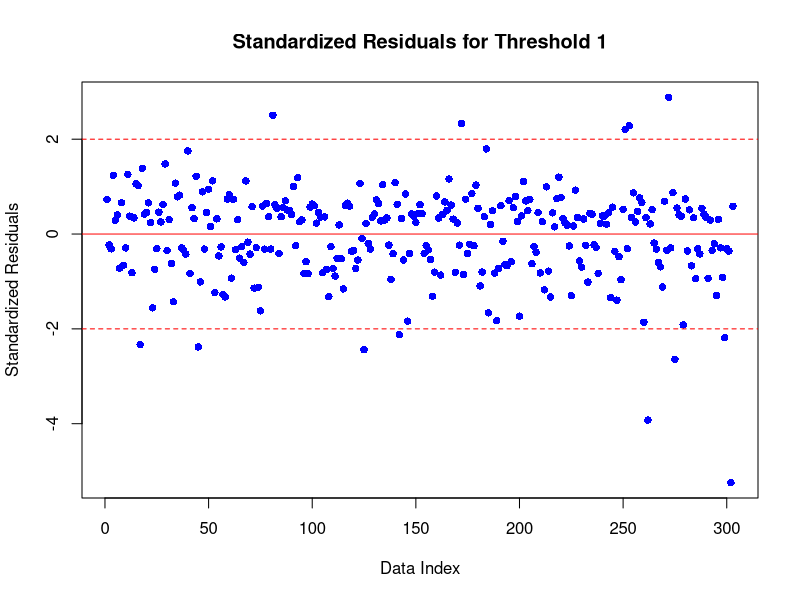
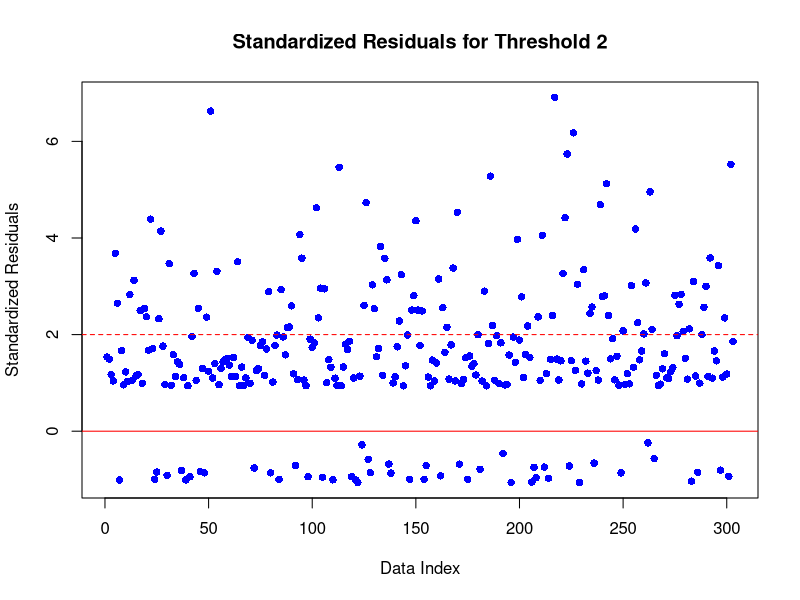
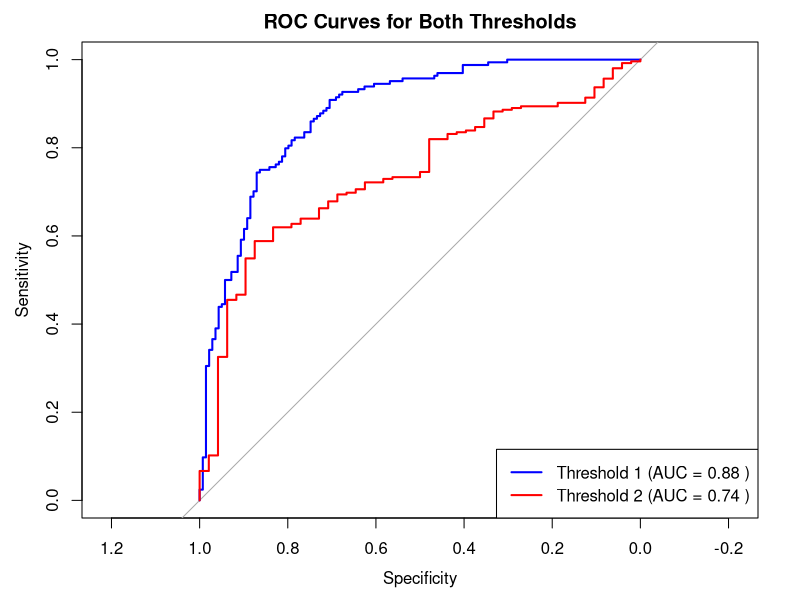
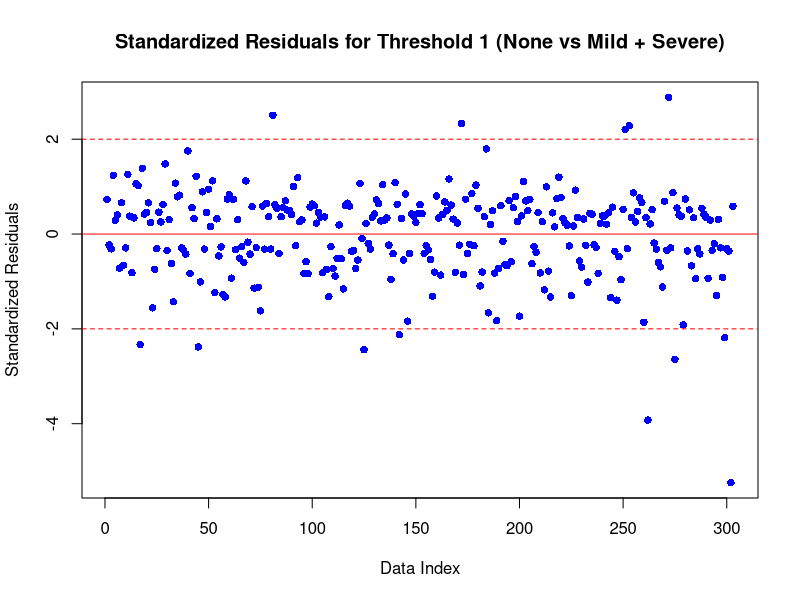
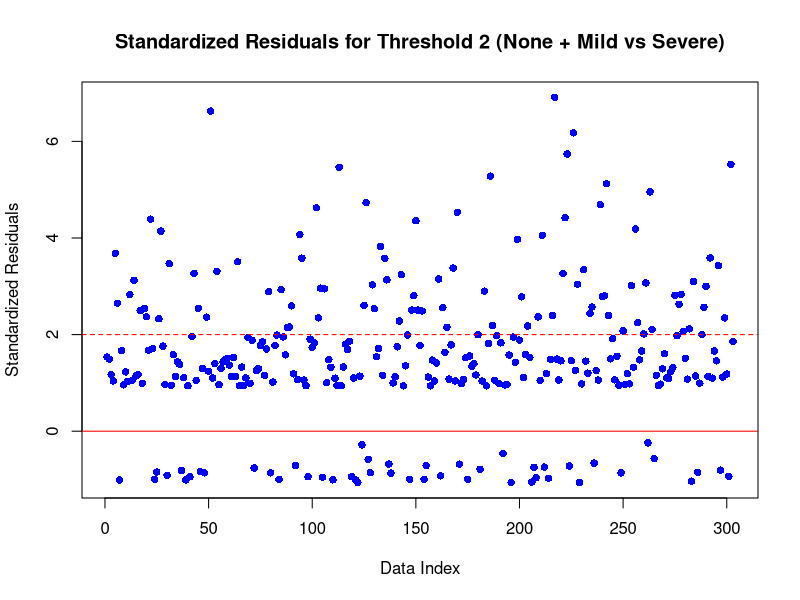
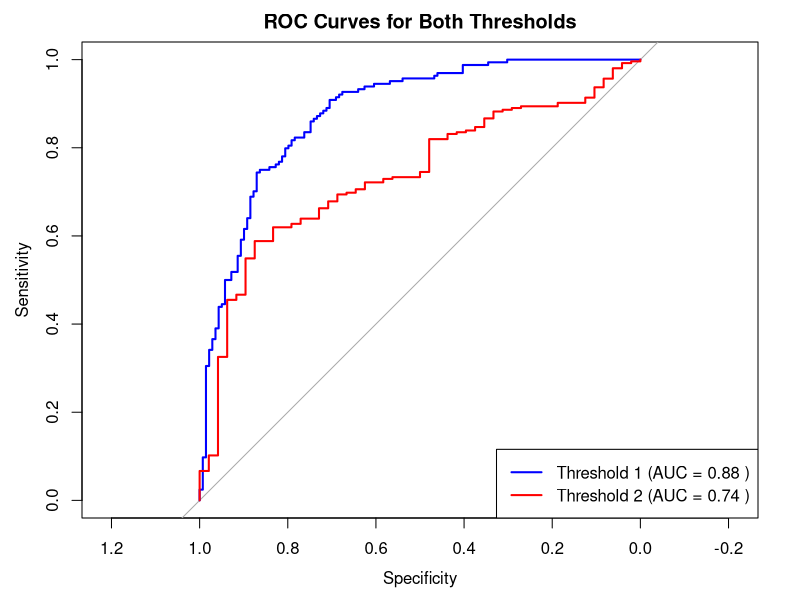

These figures' R source, in order:
## ---- chunk 1
knitr::opts_chunk$set(echo = TRUE)
library(readxl)
library(VGAM)
library(pROC)

data_set <- read_excel("Heart_Disease_data.xlsx")

data_set$num3 <- cut(data_set$num,
                     breaks = c(-1, 0, 2, 4),
                     labels = c(0, 1, 2),
                     ordered_result = TRUE)

vglm_final_model <- vglm(num3 ~ trestbps + sex + cp + exang + oldpeak + thalach,
                     family = cumulative(parallel = TRUE),
                     data = data_set)
## ---- chunk 2
table(data_set$num)
## ---- chunk 3
table(data_set$num3)
## ---- chunk 4
#Add the baseline predictors
vglm_model_1 <- vglm(num3 ~ trestbps + chol + age + sex, 
                     family = cumulative(parallel = TRUE), data = data_set)
summary(vglm_model_1)
## ---- chunk 5
vglm_model_2 <- vglm(num3 ~ trestbps + age + sex, 
                     family = cumulative(parallel = TRUE), data = data_set)
summary(vglm_model_2)
lrtest(vglm_model_1, vglm_model_2)
## ---- chunk 6
model_cp <- vglm(num3 ~ trestbps + age + sex + cp, 
                 family = cumulative(parallel = TRUE), 
                 data = data_set)

model_fbs <- vglm(num3 ~ trestbps + age + sex + fbs, 
                       family = cumulative(parallel = TRUE), 
                       data = data_set)

model_restecg <- vglm(num3 ~ trestbps + age + sex + restecg, 
                       family = cumulative(parallel = TRUE), 
                       data = data_set)

model_thalach <- vglm(num3 ~ trestbps + age + sex + thalach, 
                      family = cumulative(parallel = TRUE), 
                      data = data_set)

model_exang <- vglm(num3 ~ trestbps + age + sex + exang, 
                    family = cumulative(parallel = TRUE), 
                    data = data_set)

model_oldpeak <- vglm(num3 ~ trestbps + age + sex + oldpeak, 
                      family = cumulative(parallel = TRUE), 
                      data = data_set)

model_slope <- vglm(num3 ~ trestbps + age + sex + slope, 
                      family = cumulative(parallel = TRUE), 
                      data = data_set)

model_ca <- vglm(num3 ~ trestbps + age + sex + ca, 
                 family = cumulative(parallel = TRUE), 
                 data = data_set)

model_thal <- vglm(num3 ~ trestbps + age + sex + thal, 
                      family = cumulative(parallel = TRUE), 
                      data = data_set)

sum_of_model_cp <- summary(model_cp)
sum_of_model_fbs <- summary(model_fbs) # No good
sum_of_model_restecg <- summary(model_restecg) # No good
sum_of_model_slope <- summary(model_slope)
sum_of_model_ca <- summary(model_ca) # No good
sum_of_model_exang <- summary(model_exang)
sum_of_model_oldpeak <- summary(model_oldpeak)
sum_of_model_thalach <- summary(model_thalach)
sum_of_model_thal <- summary(model_thal) # No good

ml <- list(
  "cp model" = sum_of_model_cp@coef3[, "Pr(>|z|)"],
  "fbs model" = sum_of_model_fbs@coef3[, "Pr(>|z|)"],
  "restecg model" = sum_of_model_restecg@coef3[, "Pr(>|z|)"],
  "slope model" = sum_of_model_slope@coef3[, "Pr(>|z|)"],
  "ca model" = sum_of_model_ca@coef3[, "Pr(>|z|)"],
  "exang model" = sum_of_model_exang@coef3[, "Pr(>|z|)"],
  "old peak model" = sum_of_model_oldpeak@coef3[, "Pr(>|z|)"],
  "thalach model" = sum_of_model_thalach@coef3[, "Pr(>|z|)"],
  "thal model" = sum_of_model_thal@coef3[, "Pr(>|z|)"]
)

ml
## ---- chunk 7
cat("AIC score of model 1 (includes age): ", AIC(vglm_model_1), "\n")
cat("AIC score of model 2 (excludes age): ", AIC(vglm_model_2), "\n")

cat("AIC score of model with cp: ", AIC(model_cp), "\n")
cat("AIC score of model with slope: ", AIC(model_slope), "\n") #Doesn't have a huge improvement
cat("AIC score of model with exang: ", AIC(model_exang), "\n")
cat("AIC score of model with oldpeak: ", AIC(model_oldpeak), "\n")
cat("AIC score of model with thalach: ", AIC(model_thalach), "\n")
## ---- chunk 8
vglm_model_3 <- vglm(num3 ~ trestbps + age + sex + cp + exang + oldpeak + thalach,
                     family = cumulative(parallel = TRUE),
                     data = data_set)
summary(vglm_model_3)
#The p-value for age was greater than 0.05, so let's try removing it from the model.
## ---- chunk 9
vglm_model_4 <- vglm(num3 ~ trestbps + sex + cp + exang + oldpeak + thalach,
                     family = cumulative(parallel = TRUE),
                     data = data_set)
summary(vglm_model_4)
cat("\n")

lrtest(vglm_model_4, vglm_model_3)
cat("\n")
cat("AIC score of model with age: ", AIC(vglm_model_3), "\n")
cat("AIC score of model without age: ", AIC(vglm_model_4), "\n")
## ---- chunk 10
#Specifically, the sex of the individual with it:
vglm_model_interaction <- vglm(num3 ~ sex * trestbps + sex * cp + sex * exang + sex * oldpeak + sex * thalach,
                               family = cumulative(parallel = TRUE),
                               data = data_set)

summary(vglm_model_interaction)
AIC(vglm_model_interaction)
#The AIC is basically the same and the p-values disqualify them. So no interaction between sex and the other
#variables.

#Next we'll move onto how well the model fits and explains the data.
## ---- chunk 11
pred_prob <- predict(vglm_final_model, type = "response")

#Define observed outcomes for each threshold
threshold_1 <- data_set$num3 < 1  # "None" vs "Mild + Severe"
threshold_2 <- data_set$num3 < 2  # "None + Mild" vs "Severe"

#Calculate response residuals for each threshold
residuals_threshold_1 <- threshold_1 - pred_prob[, 1]
residuals_threshold_2 <- threshold_2 - pred_prob[, 2]

#Standardized the residuals
std_residuals_threshold_1 <- residuals_threshold_1 / sqrt(pred_prob[, 1] * (1 - pred_prob[, 1]))
std_residuals_threshold_2 <- residuals_threshold_2 / sqrt(pred_prob[, 2] * (1 - pred_prob[, 2]))

#Plot for threshold 1
plot(std_residuals_threshold_1, 
     main = "Standardized Residuals for Threshold 1", 
     ylab = "Standardized Residuals", 
     xlab = "Data Index", 
     pch = 16, col = "blue")
abline(h = 0, col = "red")
abline(h = c(-2, 2), col = "red", lty = 2)

#Plot for threshold 2
plot(std_residuals_threshold_2, 
     main = "Standardized Residuals for Threshold 2", 
     ylab = "Standardized Residuals", 
     xlab = "Data Index", 
     pch = 16, col = "blue")
abline(h = 0, col = "red")
abline(h = c(-2, 2), col = "red", lty = 2)


#Try to find a similarity between the outlie data points but unable to find it.
outliers_SRT2 <- which(abs(std_residuals_threshold_2) > 2)
outlier_data_set <- data_set[outliers_SRT2, ]
## ---- chunk 12
#Let's check the ROC curve and the AUC

#ROC for first threshold
roc1 <- roc(threshold_1, pred_prob[, 1], plot = TRUE, col = "blue", 
            main = "ROC Curves for Both Thresholds", lwd = 2)
auc1 <- auc(roc1)

#ROC for second threshold
roc2 <- roc(threshold_2, pred_prob[, 2], plot = TRUE, col = "red", lwd = 2, add = TRUE)
auc2 <- auc(roc2)

#Add legend
legend("bottomright", legend = c(paste("Threshold 1 (AUC =", round(auc1, 2), ")"), 
                                 paste("Threshold 2 (AUC =", round(auc2, 2), ")")), 
       col = c("blue", "red"), lwd = 2)
## ---- chunk 13
table(data_set$num3)
## ---- chunk 14
summary(vglm_final_model)
## ---- chunk 15
#Chad Huntebrinker
#Final Project
library(readxl)
library(VGAM)

#First, load the dataset
data_set <- read_excel("Heart_Disease_data.xlsx")
colSums(is.na(data_set))

#Data was pretty spread out, so we needed to break them down into 3 categories instead of 5.
data_set$num3 <- cut(data_set$num,
                     breaks = c(-1, 0, 2, 4),
                     labels = c(0, 1, 2),
                     ordered_result = TRUE)


#Variables that will be included due to the CDC: trestbps, chol, age, sex

#Add the baseline predictors
vglm_model_1 <- vglm(num3 ~ trestbps + chol + age + sex, 
                     family = cumulative(parallel = TRUE), data = data_set)
summary(vglm_model_1)

#Needed to remove chol because the p-value
vglm_model_2 <- vglm(num3 ~ trestbps + age + sex, 
                     family = cumulative(parallel = TRUE), data = data_set)
summary(vglm_model_2)
lrtest(vglm_model_1, vglm_model_2)

#Try adding the other variables

model_cp <- vglm(num3 ~ trestbps + age + sex + cp, 
                 family = cumulative(parallel = TRUE), 
                 data = data_set)

model_fbs <- vglm(num3 ~ trestbps + age + sex + fbs, 
                       family = cumulative(parallel = TRUE), 
                       data = data_set)

model_restecg <- vglm(num3 ~ trestbps + age + sex + restecg, 
                       family = cumulative(parallel = TRUE), 
                       data = data_set)

model_thalach <- vglm(num3 ~ trestbps + age + sex + thalach, 
                      family = cumulative(parallel = TRUE), 
                      data = data_set)

model_exang <- vglm(num3 ~ trestbps + age + sex + exang, 
                    family = cumulative(parallel = TRUE), 
                    data = data_set)

model_oldpeak <- vglm(num3 ~ trestbps + age + sex + oldpeak, 
                      family = cumulative(parallel = TRUE), 
                      data = data_set)

model_slope <- vglm(num3 ~ trestbps + age + sex + slope, 
                      family = cumulative(parallel = TRUE), 
                      data = data_set)

model_ca <- vglm(num3 ~ trestbps + age + sex + ca, 
                 family = cumulative(parallel = TRUE), 
                 data = data_set)

model_thal <- vglm(num3 ~ trestbps + age + sex + thal, 
                      family = cumulative(parallel = TRUE), 
                      data = data_set)

summary(model_cp)
summary(model_fbs) # No good
summary(model_restecg) # No good
summary(model_slope)
summary(model_ca) # No good
summary(model_exang)
summary(model_oldpeak)
summary(model_thalach)
summary(model_thal) # No good

#Model with fbs, restecg, ca, and thal are no good but the other ones seem like good predictors.
#Check the AICs of all of them
AIC(vglm_model_1)
AIC(vglm_model_2)

AIC(model_cp)
AIC(model_slope) #Doesn't have a huge improvement
AIC(model_exang)
AIC(model_oldpeak)
AIC(model_thalach)
#Slope doesn't have a huge drop in AIC, so we're on the fence with it.
#For the sake of keeping the model simple, we'll keep it off the model.

#But the rest of the models improve when we add the new predictor variables.
#So we will try adding them in.

vglm_model_3 <- vglm(num3 ~ trestbps + age + sex + cp + exang + oldpeak + thalach,
                     family = cumulative(parallel = TRUE),
                     data = data_set)
summary(vglm_model_3)
#The p-value for age was greater than 0.05, so let's try removing it from the model.


vglm_model_4 <- vglm(num3 ~ trestbps + sex + cp + exang + oldpeak + thalach,
                     family = cumulative(parallel = TRUE),
                     data = data_set)
summary(vglm_model_4)

AIC(vglm_model_3)
AIC(vglm_model_4)

#The AICs are basically the same, but model 4 (without age) is simpler so we'll keep that

#Next, we'll test interaction between predictors in model_4.
#Specifically, the sex of the individual with it:
vglm_model_interaction <- vglm(num3 ~ sex * trestbps + sex * cp + sex * exang + sex * oldpeak + sex * thalach,
                               family = cumulative(parallel = TRUE),
                               data = data_set)

summary(vglm_model_interaction)
AIC(vglm_model_interaction)
#The AIC is basically the same and the p-values disqualify them. So no interaction between sex and the other
#variables.

#Next we'll move onto how well the model fits and explains the data.

#Chad Huntebrinker
#Final Project
library(readxl)
library(VGAM)
library(pROC)

#First, load the dataset
data_set <- read_excel("Heart_Disease_data.xlsx")

#Data was pretty spread out, so we needed to break them down into 3 categories instead of 5.
data_set$num3 <- cut(data_set$num,
                     breaks = c(-1, 0, 2, 4),
                     labels = c(0, 1, 2),
                     ordered_result = TRUE)

#Use the model we found last script
vglm_final_model <- vglm(num3 ~ trestbps + sex + cp + exang + oldpeak + thalach,
                     family = cumulative(parallel = TRUE),
                     data = data_set)

#And we will also try parallel = FALSE to cover our bases
vglm_final_model_nonparallel <- vglm(num3 ~ trestbps + sex + cp + exang + oldpeak + thalach,
                         family = cumulative(parallel = TRUE),
                         data = data_set)
summary(vglm_final_model)
summary(vglm_final_model_nonparallel)

#Since the non_parallel p_values are most all greater than 0.05, we will stick with parallel one.
#Parallel = TRUE means that we’re assuming that the odds ratios are consistent across severity thresholds.

AIC(vglm_final_model)
#Now we will check how well the model fits to the data

#First, let's check on some of the residuals
#Calculate standardized residuals

pred_prob <- predict(vglm_final_model, type = "response")

#Define observed outcomes for each threshold
threshold_1 <- data_set$num3 < 1  # "None" vs "Mild + Severe"
threshold_2 <- data_set$num3 < 2  # "None + Mild" vs "Severe"

#Calculate response residuals for each threshold
residuals_threshold_1 <- threshold_1 - pred_prob[, 1]
residuals_threshold_2 <- threshold_2 - pred_prob[, 2]

#Standardized the residuals
std_residuals_threshold_1 <- residuals_threshold_1 / sqrt(pred_prob[, 1] * (1 - pred_prob[, 1]))
std_residuals_threshold_2 <- residuals_threshold_2 / sqrt(pred_prob[, 2] * (1 - pred_prob[, 2]))

#Plot for threshold 1
plot(std_residuals_threshold_1, 
     main = "Standardized Residuals for Threshold 1 (None vs Mild + Severe)", 
     ylab = "Standardized Residuals", 
     xlab = "Data Index", 
     pch = 16, col = "blue")
abline(h = 0, col = "red")
abline(h = c(-2, 2), col = "red", lty = 2)

#Plot for threshold 2
plot(std_residuals_threshold_2, 
     main = "Standardized Residuals for Threshold 2 (None + Mild vs Severe)", 
     ylab = "Standardized Residuals", 
     xlab = "Data Index", 
     pch = 16, col = "blue")
abline(h = 0, col = "red")
abline(h = c(-2, 2), col = "red", lty = 2)


#Try to find a similarity between the outlie data points but unable to find it.
outliers_SRT2 <- which(abs(std_residuals_threshold_2) > 2)
outlier_data_set <- data_set[outliers_SRT2, ]


#Let's check the ROC curve and the AUC

#ROC for first threshold
roc1 <- roc(threshold_1, pred_prob[, 1], plot = TRUE, col = "blue", 
            main = "ROC Curves for Both Thresholds", lwd = 2)
auc1 <- auc(roc1)

#ROC for second threshold
roc2 <- roc(threshold_2, pred_prob[, 2], plot = TRUE, col = "red", lwd = 2, add = TRUE)
auc2 <- auc(roc2)

#Add legend
legend("bottomright", legend = c(paste("Threshold 1 (AUC =", round(auc1, 2), ")"), 
                                 paste("Threshold 2 (AUC =", round(auc2, 2), ")")), 
       col = c("blue", "red"), lwd = 2)
